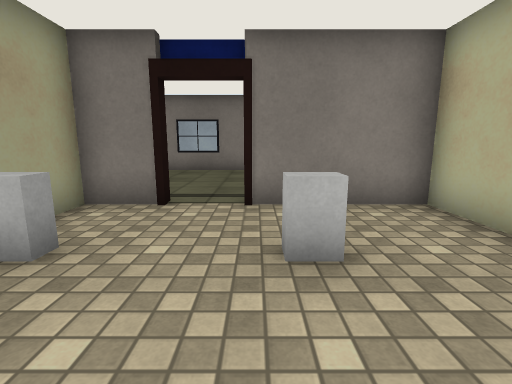
View 1 (above)

23 first-person views from a walk through a 3-D level made in the Unity game engine. The camera is 1.2 m above the floor, tilts 10° down and sees 85° across. The floor is counted in squares, 1 m on a side. Each view is taken from the middle of a square. On the plan, view 1 faces up. The plan holds only what a view shows up to about 13 squares ahead; the rest is blank. The place goes on beyond the plan. Door leaves are left out, so doorways stand open. Surface patterns are stand-ins for the level's own textures.

View 2
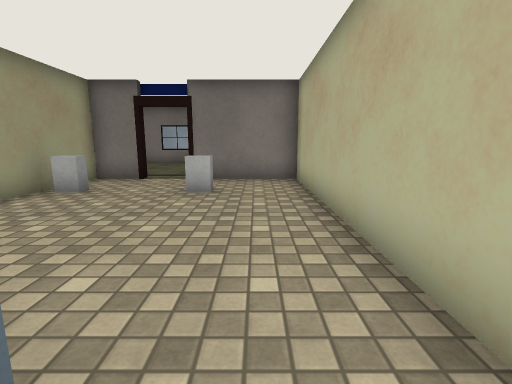

View 3
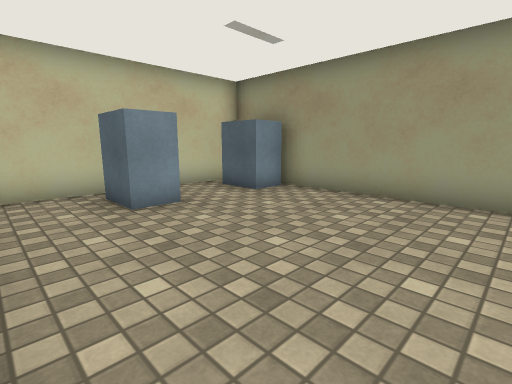

View 4
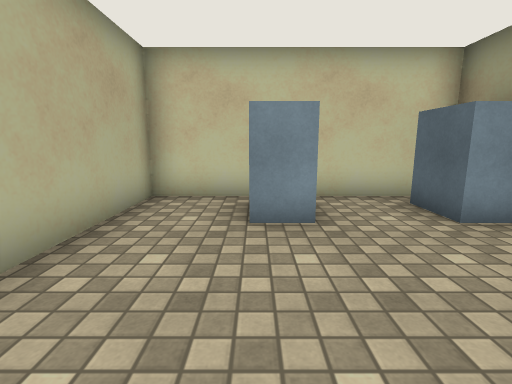

View 5
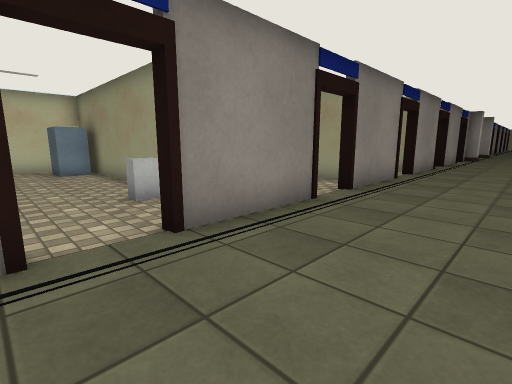

View 6
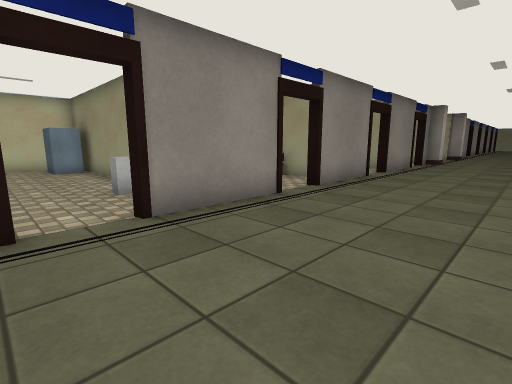

View 7
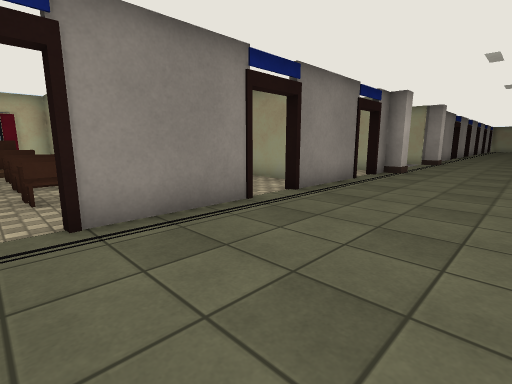

View 8
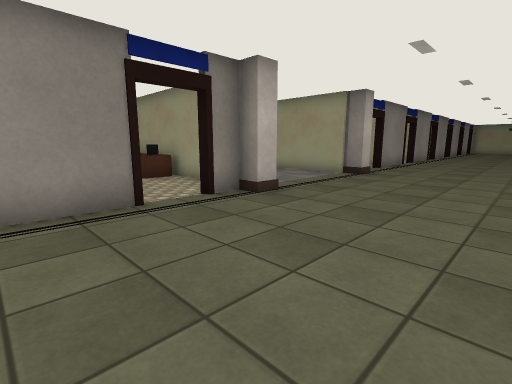

View 9
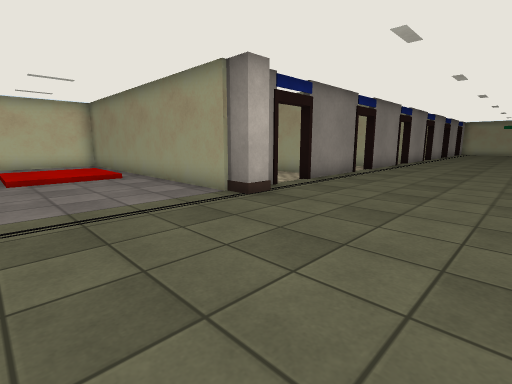

View 10
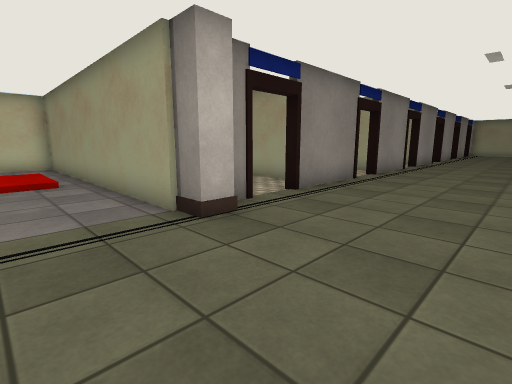

View 11
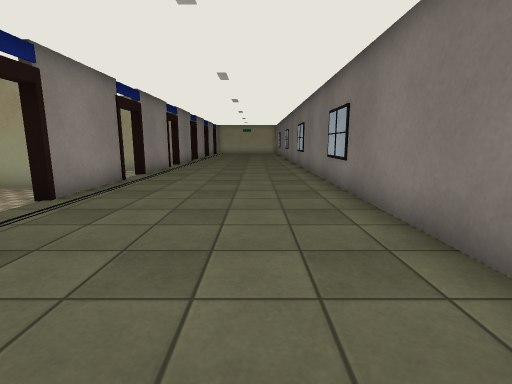

View 12
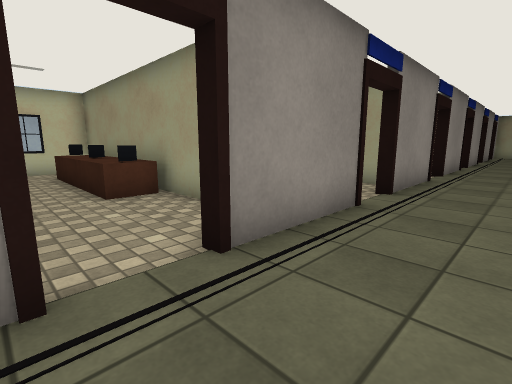

View 13
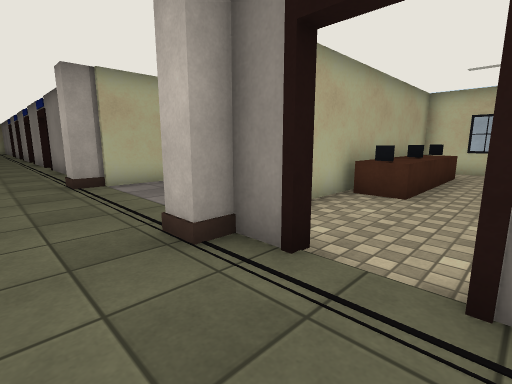

View 14
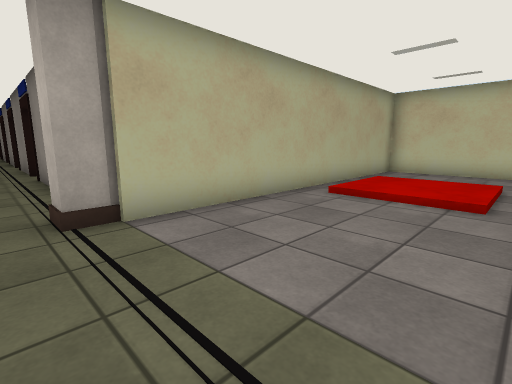

View 15
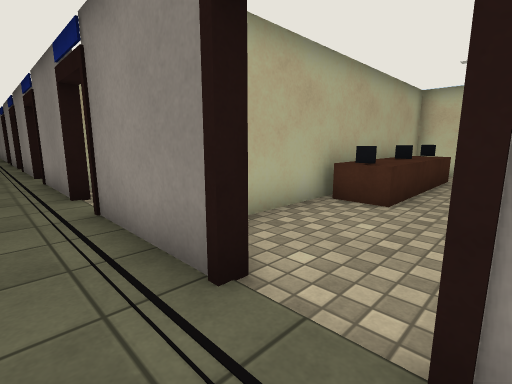

View 16
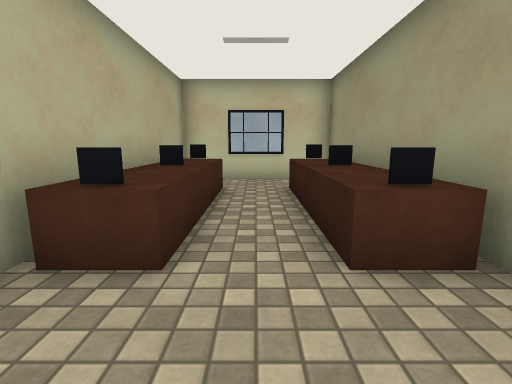

View 17
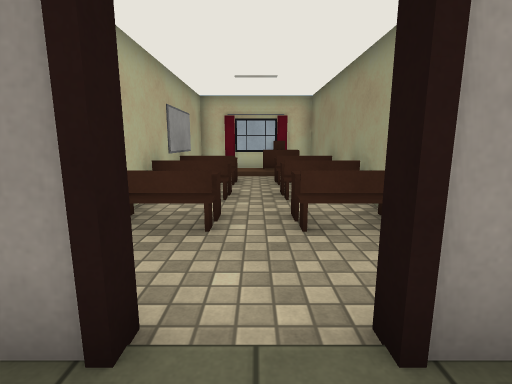

View 18
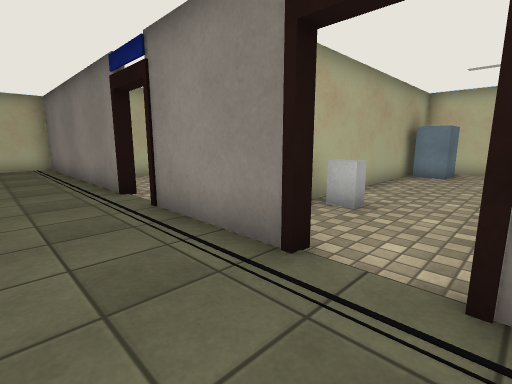

View 19
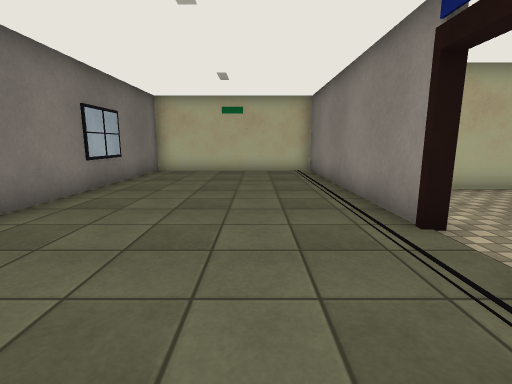

View 20
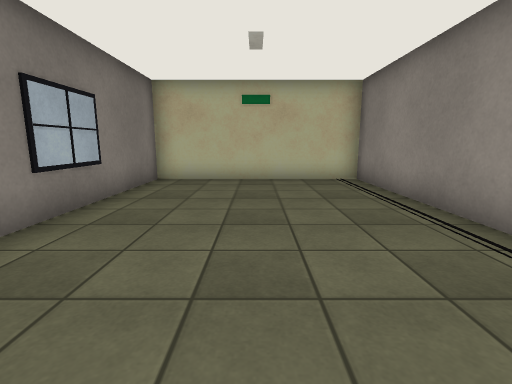

View 21
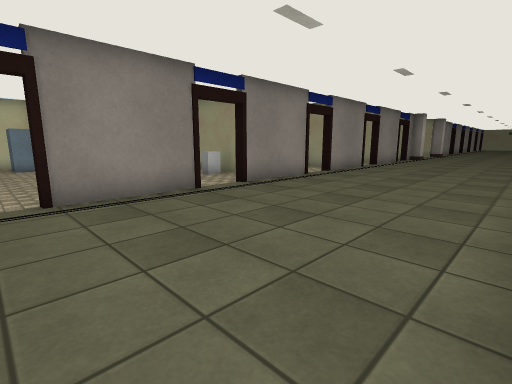

View 22
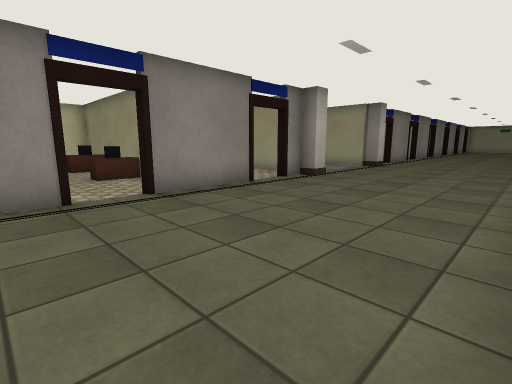

View 23
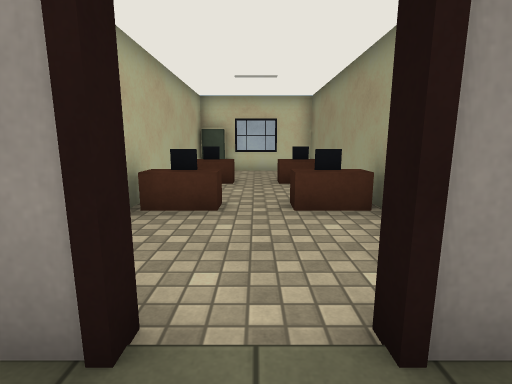

### Floor plan
Key: @ floor where view 1 was taken; # wall or solid block; . main floor; : floor 0.25 m higher than the main floor; / step, stairs or slope; D open door; ^ raised ledge; O other object.
Columns run from 41 left of view 1 to 9 right of it. Each row starts with its distance up from view 1.
 13   ###########                        ##############
 12   .............  ........  .  ........##..........#
 11   ................................................#
 10 ..................................................#
  9 ..................................................#
  8 ..................................................#
  7 ..................................................#
  6 D....D....D.O.....O.D....D....D....D....D.........#
  5  ####D####D###....##D####D####D####D####D##########
  4    #    #....#....#....#....#....#....#......#
  3         #....#....#....#....#^.^^O...OO...O..#
  2         #....#....#....OO.OO#....#....#......#
  1         ^^.^^#///.#^.^^#... #O.OO#....#......#
  0         ^^.^#.:::.#^.^# ... #^.^^#....#..@...#
 -1         ^^.^#.:::.#^.^# ... #....#....#......#
 -2         ^^.^#.///.#^.^^OO.OO^^.^^#....#......#
 -3         ^^.^#.....#^.^#.... #... O...OO...O..#
 -4         #...##....#...##... #^:  OO.OOOO.OO..#
 -5         #....#....#....#...##### #... #......#
 -6         ####################    ##### ########

Where each view was taken, in squares from view 1:
view 1: 0 up, 0 right, facing up
view 2: 4 down, 2 right, facing up
view 3: 2 up, 3 right, facing down-left
view 4: 1 up, 1 right, facing down
view 5: 9 up, 0 right, facing down-left
view 6: 10 up, 5 left, facing down-left
view 7: 10 up, 11 left, facing down-left
view 8: 11 up, 18 left, facing down-left
view 9: 11 up, 24 left, facing down-left
view 10: 10 up, 26 left, facing down-left
view 11: 10 up, 26 left, facing left
view 12: 8 up, 30 left, facing down-left
view 13: 8 up, 32 left, facing down-right
view 14: 7 up, 28 left, facing down-right
view 15: 7 up, 22 left, facing down-right
view 16: 4 up, 21 left, facing down
view 17: 7 up, 11 left, facing down
view 18: 8 up, 7 left, facing down-right
view 19: 8 up, 4 left, facing right
view 20: 9 up, 1 left, facing right
view 21: 12 up, 1 left, facing down-left
view 22: 12 up, 14 left, facing down-left
view 23: 7 up, 16 left, facing down
